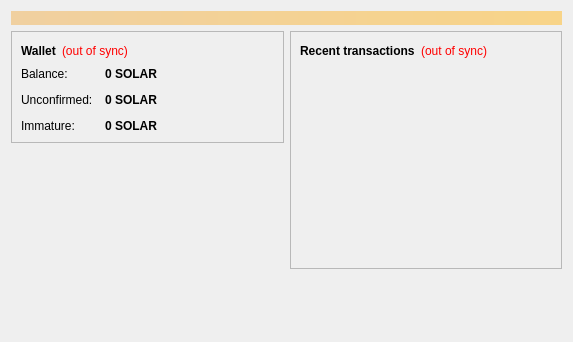
<?xml version="1.0" encoding="UTF-8"?>
<ui version="4.0">
 <class>OverviewPage</class>
 <widget class="QWidget" name="OverviewPage">
  <property name="geometry">
   <rect>
    <x>0</x>
    <y>0</y>
    <width>573</width>
    <height>342</height>
   </rect>
  </property>
  <property name="windowTitle">
   <string>Form</string>
  </property>
  <layout class="QVBoxLayout" name="topLayout">
   <item>
    <widget class="QLabel" name="labelAlerts">
     <property name="visible">
      <bool>false</bool>
     </property>
     <property name="styleSheet">
      <string notr="true">background-color: qlineargradient(x1: 0, y1: 0, x2: 1, y2: 0, stop:0 #F0D0A0, stop:1 #F8D488); color:#000000;</string>
     </property>
     <property name="wordWrap">
      <bool>true</bool>
     </property>
     <property name="margin">
      <number>3</number>
     </property>
    </widget>
   </item>
   <item>
    <layout class="QHBoxLayout" name="horizontalLayout" stretch="1,1">
     <item>
      <layout class="QVBoxLayout" name="verticalLayout_2">
       <item>
        <widget class="QFrame" name="frame">
         <property name="frameShape">
          <enum>QFrame::StyledPanel</enum>
         </property>
         <property name="frameShadow">
          <enum>QFrame::Raised</enum>
         </property>
         <layout class="QVBoxLayout" name="verticalLayout_4">
          <item>
           <layout class="QHBoxLayout" name="horizontalLayout_4">
            <item>
             <widget class="QLabel" name="label_5">
              <property name="font">
               <font>
                <weight>75</weight>
                <bold>true</bold>
               </font>
              </property>
              <property name="text">
               <string>Wallet</string>
              </property>
             </widget>
            </item>
            <item>
             <widget class="QLabel" name="labelWalletStatus">
              <property name="toolTip">
               <string>The displayed information may be out of date. Your wallet automatically synchronizes with the Solarcoin network after a connection is established, but this process has not completed yet.</string>
              </property>
              <property name="styleSheet">
               <string notr="true">QLabel { color: red; }</string>
              </property>
              <property name="text">
               <string notr="true">(out of sync)</string>
              </property>
              <property name="alignment">
               <set>Qt::AlignLeading|Qt::AlignLeft|Qt::AlignVCenter</set>
              </property>
             </widget>
            </item>
            <item>
             <spacer name="horizontalSpacer_2">
              <property name="orientation">
               <enum>Qt::Horizontal</enum>
              </property>
              <property name="sizeHint" stdset="0">
               <size>
                <width>40</width>
                <height>20</height>
               </size>
              </property>
             </spacer>
            </item>
           </layout>
          </item>
          <item>
           <layout class="QFormLayout" name="formLayout_2">
            <property name="fieldGrowthPolicy">
             <enum>QFormLayout::AllNonFixedFieldsGrow</enum>
            </property>
            <property name="horizontalSpacing">
             <number>12</number>
            </property>
            <property name="verticalSpacing">
             <number>12</number>
            </property>
            <item row="0" column="0">
             <widget class="QLabel" name="label">
              <property name="text">
               <string>Balance:</string>
              </property>
             </widget>
            </item>
            <item row="0" column="1">
             <widget class="QLabel" name="labelBalance">
              <property name="font">
               <font>
                <weight>75</weight>
                <bold>true</bold>
               </font>
              </property>
              <property name="cursor">
               <cursorShape>IBeamCursor</cursorShape>
              </property>
              <property name="toolTip">
               <string>Your current balance</string>
              </property>
              <property name="text">
               <string notr="true">0 SOLAR</string>
              </property>
              <property name="textInteractionFlags">
               <set>Qt::LinksAccessibleByMouse|Qt::TextSelectableByKeyboard|Qt::TextSelectableByMouse</set>
              </property>
             </widget>
            </item>
            <item row="1" column="0">
             <widget class="QLabel" name="label_3">
              <property name="text">
               <string>Unconfirmed:</string>
              </property>
             </widget>
            </item>
            <item row="1" column="1">
             <widget class="QLabel" name="labelUnconfirmed">
              <property name="font">
               <font>
                <weight>75</weight>
                <bold>true</bold>
               </font>
              </property>
              <property name="cursor">
               <cursorShape>IBeamCursor</cursorShape>
              </property>
              <property name="toolTip">
               <string>Total of transactions that have yet to be confirmed, and do not yet count toward the current balance</string>
              </property>
              <property name="text">
               <string notr="true">0 SOLAR</string>
              </property>
              <property name="textInteractionFlags">
               <set>Qt::LinksAccessibleByMouse|Qt::TextSelectableByKeyboard|Qt::TextSelectableByMouse</set>
              </property>
             </widget>
            </item>
            <item row="2" column="0">
             <widget class="QLabel" name="labelImmatureText">
              <property name="text">
               <string>Immature:</string>
              </property>
             </widget>
            </item>
            <item row="2" column="1">
             <widget class="QLabel" name="labelImmature">
              <property name="font">
               <font>
                <weight>75</weight>
                <bold>true</bold>
               </font>
              </property>
              <property name="toolTip">
               <string>Mined balance that has not yet matured</string>
              </property>
              <property name="text">
               <string notr="true">0 SOLAR</string>
              </property>
              <property name="textInteractionFlags">
               <set>Qt::LinksAccessibleByMouse|Qt::TextSelectableByKeyboard|Qt::TextSelectableByMouse</set>
              </property>
             </widget>
            </item>
           </layout>
          </item>
         </layout>
        </widget>
       </item>
       <item>
        <spacer name="verticalSpacer">
         <property name="orientation">
          <enum>Qt::Vertical</enum>
         </property>
         <property name="sizeHint" stdset="0">
          <size>
           <width>20</width>
           <height>40</height>
          </size>
         </property>
        </spacer>
       </item>
      </layout>
     </item>
     <item>
      <layout class="QVBoxLayout" name="verticalLayout_3">
       <item>
        <widget class="QFrame" name="frame_2">
         <property name="frameShape">
          <enum>QFrame::StyledPanel</enum>
         </property>
         <property name="frameShadow">
          <enum>QFrame::Raised</enum>
         </property>
         <layout class="QVBoxLayout" name="verticalLayout">
          <item>
           <layout class="QHBoxLayout" name="horizontalLayout_2">
            <item>
             <widget class="QLabel" name="label_4">
              <property name="text">
               <string>&lt;b&gt;Recent transactions&lt;/b&gt;</string>
              </property>
             </widget>
            </item>
            <item>
             <widget class="QLabel" name="labelTransactionsStatus">
              <property name="toolTip">
               <string>The displayed information may be out of date. Your wallet automatically synchronizes with the Solarcoin network after a connection is established, but this process has not completed yet.</string>
              </property>
              <property name="styleSheet">
               <string notr="true">QLabel { color: red; }</string>
              </property>
              <property name="text">
               <string notr="true">(out of sync)</string>
              </property>
              <property name="alignment">
               <set>Qt::AlignRight|Qt::AlignTrailing|Qt::AlignVCenter</set>
              </property>
             </widget>
            </item>
            <item>
             <spacer name="horizontalSpacer">
              <property name="orientation">
               <enum>Qt::Horizontal</enum>
              </property>
              <property name="sizeHint" stdset="0">
               <size>
                <width>40</width>
                <height>20</height>
               </size>
              </property>
             </spacer>
            </item>
           </layout>
          </item>
          <item>
           <widget class="QListView" name="listTransactions">
            <property name="styleSheet">
             <string notr="true">QListView { background: transparent; }</string>
            </property>
            <property name="frameShape">
             <enum>QFrame::NoFrame</enum>
            </property>
            <property name="verticalScrollBarPolicy">
             <enum>Qt::ScrollBarAlwaysOff</enum>
            </property>
            <property name="horizontalScrollBarPolicy">
             <enum>Qt::ScrollBarAlwaysOff</enum>
            </property>
            <property name="selectionMode">
             <enum>QAbstractItemView::NoSelection</enum>
            </property>
           </widget>
          </item>
         </layout>
        </widget>
       </item>
       <item>
        <spacer name="verticalSpacer_2">
         <property name="orientation">
          <enum>Qt::Vertical</enum>
         </property>
         <property name="sizeHint" stdset="0">
          <size>
           <width>20</width>
           <height>40</height>
          </size>
         </property>
        </spacer>
       </item>
      </layout>
     </item>
    </layout>
   </item>
  </layout>
 </widget>
 <resources/>
 <connections/>
</ui>
